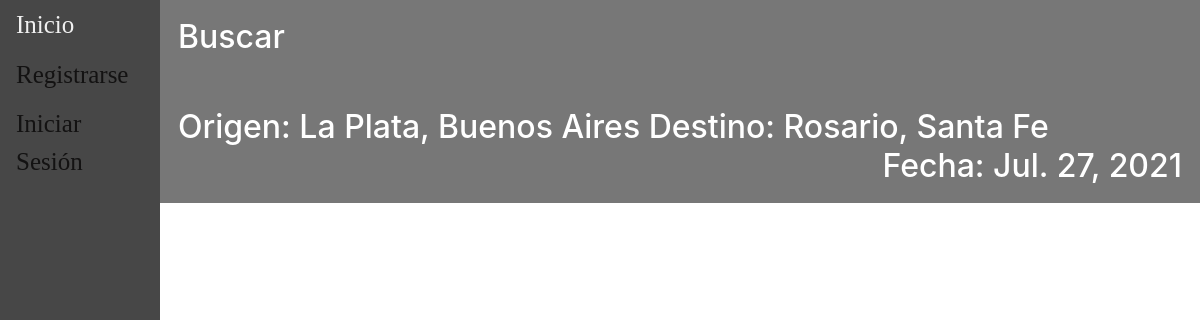
/, run on an earlier commit of the app's database.
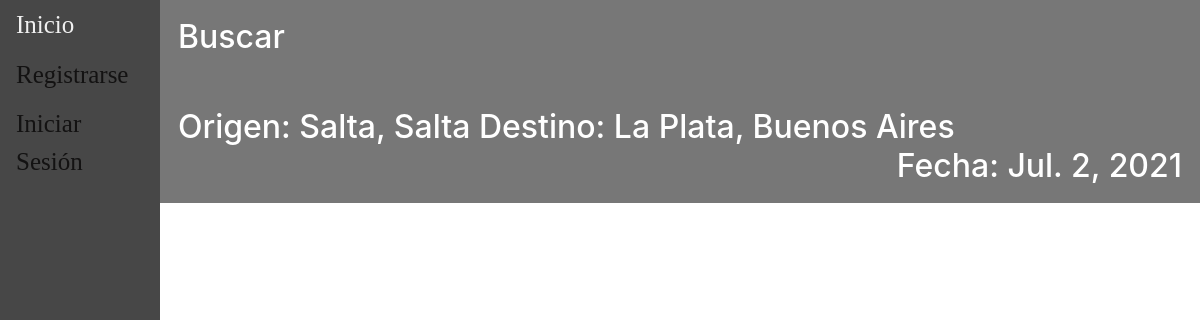
And on a later commit of the database.
### main/models.py (models this page shows, shortened)
class Viaje(models.Model):
    descripcion = models.CharField(max_length=100)
    fecha = models.DateField(validators=[MinValueValidator(datetime.date.today())])
    hora = models.TimeField(default=None)
    ruta =  models.ForeignKey(Ruta, default=None, on_delete=models.CASCADE)
    chofer = models.ForeignKey(Chofer, default=None, on_delete=models.CASCADE)
    combi =  models.ForeignKey(Combi, default=None, on_delete=models.CASCADE)
    precio = models.DecimalField(default=None, max_digits=10, decimal_places=2, validators=[MinValueValidator(0)])
    insumo = models.ManyToManyField(Insumo,blank=True)
    pasajeros = models.ManyToManyField(Pasajero, blank=True)
    estado = models.CharField(choices={('reservado','Reservado'),('viajando','Viajando'),('finalizado','Finalizado'),('cancelado','Cancelado')},max_length=12,default='reservado')
    class Meta:
        unique_together = ('chofer', 'fecha','hora', 'ruta',)

class Ruta(models.Model):
    origen = models.ForeignKey(Lugar, default=None, on_delete=models.CASCADE, related_name='origen')
    destino = models.ForeignKey(Lugar, default=None, on_delete=models.CASCADE, related_name='destino')
    class Meta:
        unique_together = ('origen', 'destino')
    def __str__(self):
        return str(self.origen)+" - "+str(self.destino)

class Lugar(models.Model):
    localidad = models.CharField(max_length=150)
    provincia = models.CharField(max_length=100)
    class Meta:
        unique_together = ('localidad', 'provincia',)
    def __str__(self):
        return (self.localidad+", "+self.provincia)

### main/views.py (the view)
# urls.py: 2. Add a URL to urlpatterns:  path('', views.home, name='home')
def home(request):
	viajes = Viaje.objects.filter(combi__capacidad__gt=0,estado='reservado')
	filter = ProductFilter(request.GET, queryset = viajes)
	if request is not None:
		viajes = filter.qs
	return render(request, "main/home.html", {"listaViaje":viajes, 'filter' : filter})

### main/templates/main/home.html (shortened to what this page needs)
{% extends 'main/base.html' %}
{% load mathfilters %}
{% block content %}
        <button type="button"  class="viajeCollapse">
          <h2><p style="text-align:left"> Buscar </p></h2>
        </button>
        {%for viaje in listaViaje %}
            <button type="button"  class="viajeCollapse">
                <h2><p style="text-align:left"> Origen: {{viaje.ruta.origen}} Destino: {{viaje.ruta.destino}}
                  <span style="float:right">Fecha: {{viaje.fecha}}</span></p></h2>
            </button>
        {% empty %}
          <p>No se encontro ningun viaje.</p>
        {% endfor %}
{% endblock content %}

What changed in the data, as far as the page shows it:
changed Viaje "La Plata, Buenos Aires": ruta.origen "La Plata, Buenos Aires" → "Salta, Salta"; ruta.destino "Rosario, Santa Fe" → "La Plata, Buenos Aires"; fecha "Jul. 27, 2021" → "Jul. 2, 2021"
